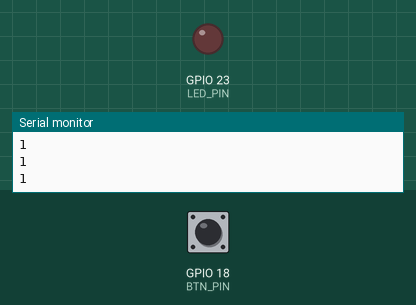
Recording of a program running on a simulated ESP32. On the bench: output pins drawn as LEDs (lit = HIGH), the last lines printed to the serial monitor. The test bench sets the inputs (shaded band); at power-on: GPIO 18 (BTN_PIN) HIGH.

Above: at 1.2 s.
1.3 s: GPIO 18 (BTN_PIN) pulled LOW for 0.15 s
At 1.37 s:
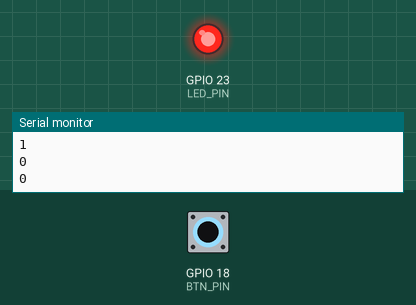
2.9 s: GPIO 18 (BTN_PIN) pulled LOW for 3.2 s
At 6.8 s:
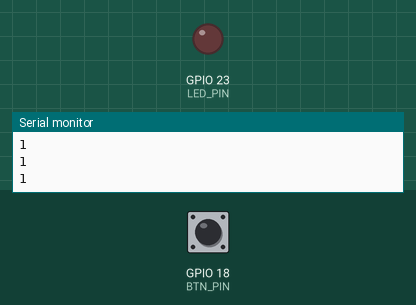
Timing chart, 0 to 8.3 s (numbered marks = the images above; inputs shaded):
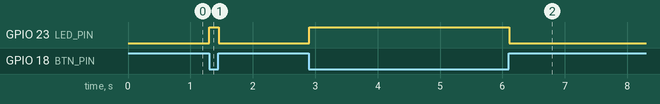

The program:

main.cpp
```cpp
#include <Arduino.h>

const int BTN_PIN = 18;   // button to GND (INPUT_PULLUP)
const int LED_PIN = 23;   // external LED, active HIGH

void setup() {
  Serial.begin(115200);
  pinMode(LED_PIN, OUTPUT);
  pinMode(BTN_PIN, INPUT_PULLUP);
  digitalWrite(LED_PIN, LOW);      // start with the LED off
}

void loop() {
  int b = digitalRead(BTN_PIN);    // 1 = released, 0 = pressed
  Serial.println(b);

  if (b == LOW) digitalWrite(LED_PIN, HIGH);   // pressed: LED on
  else          digitalWrite(LED_PIN, LOW);    // released: LED off

  delay(50); // simple debounce delay
}
```

Measured:
- after the input at 1.3 s, GPIO 23 (LED_PIN): LOW → HIGH at once, → LOW 0.15 s later
- after the input at 2.9 s, GPIO 23 (LED_PIN): LOW → HIGH at once, → LOW 3.2 s later
